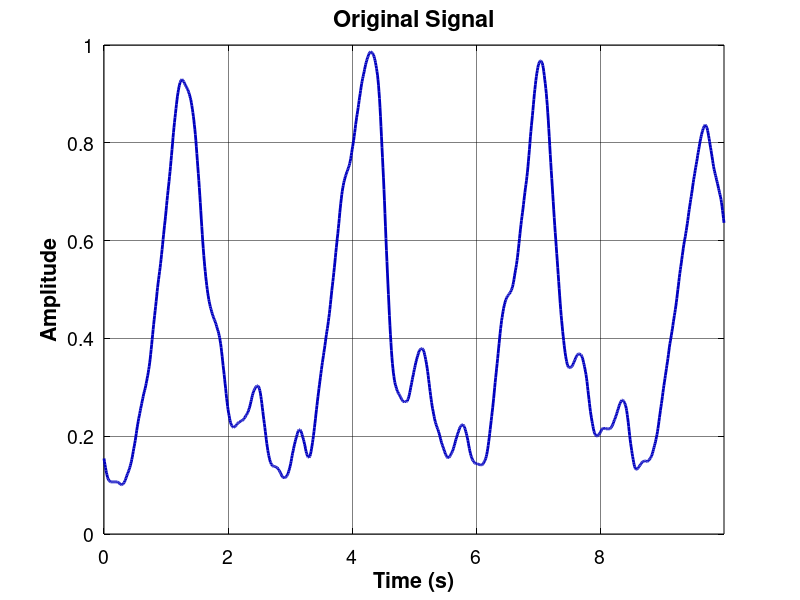
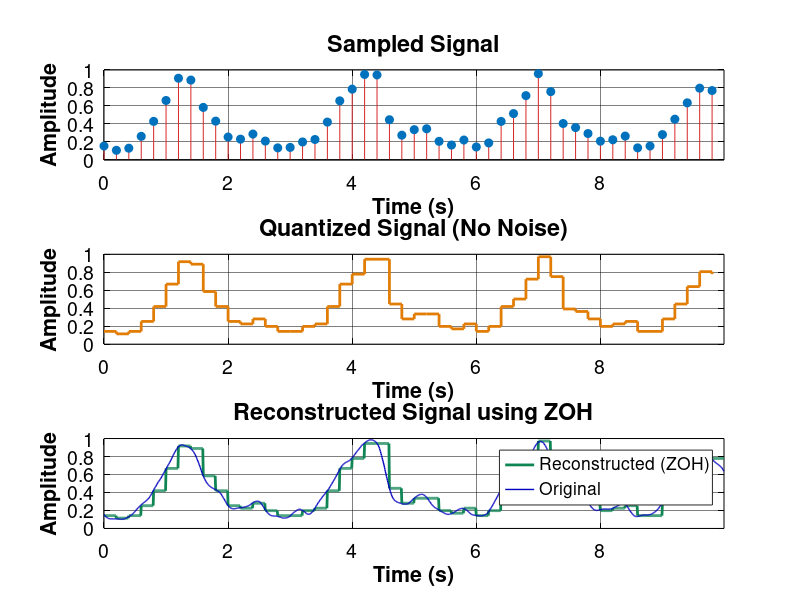

Recreate these plots in MATLAB, in order.
%%%%%%%%%%%%%%%%%%%%%%%%%%%%%%%%%%%%%%%%%%%%%%%%%%%%%%%%%%%%%%%%
%                   Illustrating Simulation 8-9:               %
%                PCM Modulation for Biomedical Signal          %
%                                                              %
%        Book : Analog & Digital Communication Systems         %
%                   By: Dr.Farnaz Ghassemi                     %
%                     Chapter 8-Section                        %
%                                                              %
%   Version.1:          04/03/10---Dr.Ghassemi, ZTabanfar      %
%%%%%%%%%%%%%%%%%%%%%%%%%%%%%%%%%%%%%%%%%%%%%%%%%%%%%%%%%%%%%%%%
%%---------------------------------------------------------------

% close all;10
% clear;
% clc;
colors=[0,0,0;                       %1-Black
        0,0,0.75;                    %2-Blue
        214/255,39/255,40/255;       %3-Red
        15/255,133/255,84/255;       %4-Green
        118/255,78/255,159/255;      %5-Purple
        225/255,124/255,5/255;       %6-Orange
        56/255,166/255,165/255;      %7-Light Blue
        204/255,80/255,62/255;       %8-Light Red
        115/255,175/255,72/255;      %9-Light Green
        237/255,173/255,8/255;       %10-Light Orange
        148/255,52/255,110/255;      %11-Light Purple
        70/255,0,114/255;            %12-Dark Blue
        0,0.5,0.25                   %13-Green
        ];
grayColor = [0.5, 0.5, 0.5];
marks={'-';'--';':';'-.'};

% Set Text Font
set(0, 'DefaultTextFontName', 'Helvetica', 'DefaultTextFontSize', 18, 'DefaultTextFontWeight', 'bold', 'DefaultTextColor', 'black');

% Set default properties for titles, labels, and axes
set(groot, 'DefaultAxesFontName', 'Helvetica'); % Default font for axes
set(groot, 'DefaultAxesFontSize', 12); % Default font size for axes
set(groot, 'DefaultAxesTitleFontWeight', 'bold'); % Default title weight (optional)

% Set default properties for title font specifically
set(groot, 'DefaultAxesTitleFontSizeMultiplier', 1.2); % Adjust title font size relative to axes font size
set(groot, 'DefaultTextFontName', 'Helvetica'); % Default font for text objects

% Set default properties for all axes
set(groot, 'DefaultAxesFontSize', 14); % Set font size for all axes' tick labels
set(groot, 'DefaultAxesFontName', 'Helvetica'); % Set font for all axes' tick labels
%set(groot, 'DefaultAxesFontWeight', 'bold'); % Set font weight for all axes' tick labels
set(groot, 'DefaultAxesXColor', 'black'); % Set X-axis color
set(groot, 'DefaultAxesYColor', 'black'); % Set Y-axis color

% Set default properties for axes
set(groot, 'DefaultAxesGridLineStyle', '-'); % Default grid line style
set(groot, 'DefaultAxesGridColor', [0 0 0]); % Default grid color (black)
set(groot, 'DefaultAxesGridAlpha', 0.5); % Default grid opacity (fully opaque)
set(groot, 'DefaultAxesLineWidth', 0.5); % Default axes line width (affects grid lines too)

% Box Style for Axe
set(groot, 'DefaultAxesBox', 'on'); % Default: 'on' means axes have a box
%%--------------------------------------------------------------
%% Load biomedical signal
load('IP.mat'); 
fs = 125;       % Sampling frequency
t0=10;           % Signal Selected Time in Seconds
IP=IP(1:t0*fs);
t = (0:length(IP)-1)/fs;
%% PCM Parameters
pcm_rate = input('Enter the PCM sampling rate (Hz, e.g., 10): ');
Ts = 1/pcm_rate;
samples_per_symbol = round(fs * Ts);
n_symbols = floor(length(IP) / samples_per_symbol);

% Sampling
sample_indices = 1:samples_per_symbol:(n_symbols * samples_per_symbol);
IP_sampled = IP(sample_indices);
t_sampled = t(sample_indices);

% Quantization
n_bits = input('Enter number of quantization bits (e.g., 4): ');
L = 2^n_bits;
xmin = min(IP);
xmax = max(IP);
q_step = (xmax - xmin) / L;
partition = xmin + q_step * (1:L-1);
codebook = xmin + q_step/2 + q_step * (0:L-1);

[index, q_signal] = quantiz(IP_sampled, partition, codebook);
index(index == 0) = 1;  % Adjust for MATLAB 1-based indexing
encoded_bin = dec2bin(index - 1, n_bits);  % Encoding step (binary)

%% Channel noise (optional)
add_noise = input('Do you want to add channel noise? (y/n): ', 's');
add_noise = lower(add_noise);
if or((add_noise=='y') ,(add_noise=='Y'))
    add_noise=true;
else
    add_noise=false;
end
if add_noise 
    noise_power_dB = input('Enter noise power in dB (e.g., -20): ');
    noise_power = 10^(noise_power_dB / 10);
    noise = sqrt(noise_power) * randn(size(q_signal));
    q_received = q_signal + noise;
else
    q_received = q_signal;
end

%% Reconstruction using Zero-Order Hold (ZOH)
t_interp = t;
reconstructed = interp1(t_sampled, q_received, t_interp, 'previous', 'extrap');

%% Plotting
figure('Color','w','Position',[100 100 900 700]);
tlim = [0 t(end)];
plot(t, IP, 'Color', colors(2,:), 'LineWidth', 2);
title('Original Signal');
xlabel('Time (s)'); ylabel('Amplitude'); grid on;
xlim(tlim);
figure
if add_noise
    subplot(3,1,1);
    stem(t_sampled, IP_sampled, 'filled', 'Color', colors(3,:));
    title('Sampled Signal');
    xlabel('Time (s)'); ylabel('Amplitude'); grid on;
    xlim(tlim);
    
    subplot(3,1,2);
    stairs(t_sampled, q_signal, 'Color', colors(6,:), 'LineWidth', 2); 
    hold on;
    plot(t_sampled, q_received, 'Color', colors(5,:), 'LineWidth', 1.5);
    title(['Quantized and Received Signal (Noise: ' num2str(noise_power_dB) ' dB)']);
    legend('Quantized', 'Noisy');
    xlabel('Time (s)'); ylabel('Amplitude'); grid on;
    xlim(tlim);
    
    subplot(3,1,3);
    plot(t, reconstructed, 'Color', colors(4,:), 'LineWidth', 2); hold on;
    plot(t, IP, 'Color', colors(2,:), 'LineWidth', 1);
    legend('Reconstructed (ZOH)', 'Original');
    title('Reconstructed Signal using ZOH');
    xlabel('Time (s)'); ylabel('Amplitude'); grid on;
    xlim(tlim);
else
    subplot(3,1,1);
    stem(t_sampled, IP_sampled, 'filled', 'Color', colors(3,:));
    title('Sampled Signal');
    xlabel('Time (s)'); ylabel('Amplitude'); grid on;
    xlim(tlim);
    
    subplot(3,1,2);
    stairs(t_sampled, q_signal, 'Color', colors(6,:), 'LineWidth', 2); 
    title('Quantized Signal (No Noise)');
    xlabel('Time (s)'); ylabel('Amplitude'); grid on;
    xlim(tlim);
    
    subplot(3,1,3);
    plot(t, reconstructed, 'Color', colors(4,:), 'LineWidth', 2); hold on;
    plot(t, IP, 'Color', colors(2,:), 'LineWidth', 1);
    legend('Reconstructed (ZOH)', 'Original');
    title('Reconstructed Signal using ZOH');
    xlabel('Time (s)'); ylabel('Amplitude'); grid on;
    xlim(tlim);
end
